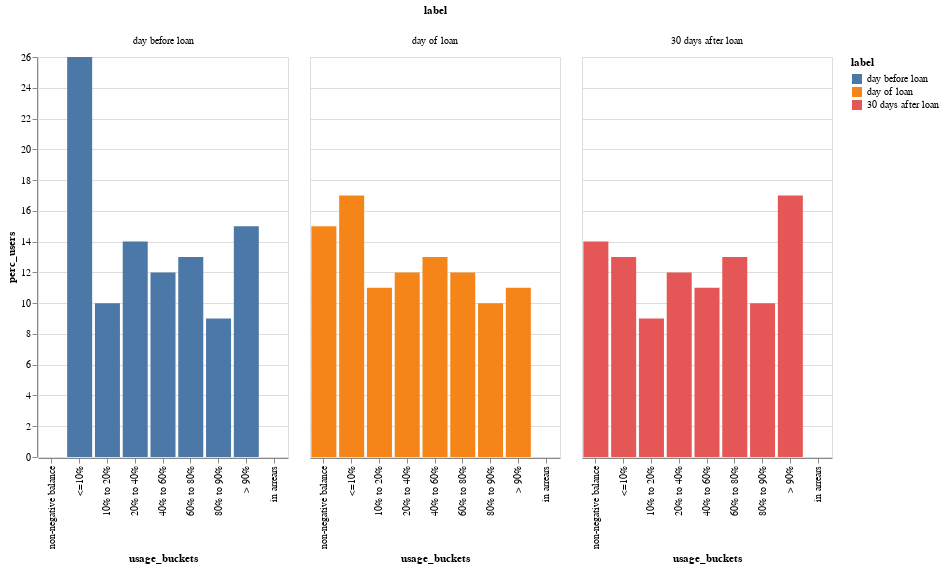

This figure's notebook cell:
### Code cell
af.column_multi(
    usage_df[usage_df["interest_split"] == "Interest below od"],
    "label",
    "usage_buckets",
    "perc_users",
    "label",
    250,
    400,
    "x",
)

### Figure 1 — Vega-Lite specification as saved in the notebook (floating-point values rounded to 4 significant figures)
{"config": {"view": {"continuousWidth": 400, "continuousHeight": 300}}, "data": {"name": "data-0632f78a0eb2f9af68802bb4a9986c9a"}, "mark": "bar", "encoding": {"color": {"type": "nominal", "field": "label"}, "column": {"type": "nominal", "field": "label"}, "tooltip": {"type": "quantitative", "field": "perc_users"}, "x": {"type": "nominal", "field": "usage_buckets", "sort": "x"}, "y": {"type": "quantitative", "field": "perc_users"}}, "height": 400, "width": 250, "$schema": "https://vega.github.io/schema/vega-lite/v4.8.1.json", "datasets": {"data-0632f78a0eb2f9af68802bb4a9986c9a": [{"interest_split": "Interest below od", "label": " day before loan", "usage_buckets": "  <=10%", "n_users": 275, "perc_users": 26}, {"interest_split": "Interest below od", "label": " day before loan", "usage_buckets": " 10% to 20%", "n_users": 109, "perc_users": 10}, {"interest_split": "Interest below od", "label": " day before loan", "usage_buckets": " 20% to 40%", "n_users": 150, "perc_users": 14}, {"interest_split": "Interest below od", "label": " day before loan", "usage_buckets": " 40% to 60%", "n_users": 131, "perc_users": 12}, {"interest_split": "Interest below od", "label": " day before loan", "usage_buckets": " 60% to 80%", "n_users": 137, "perc_users": 13}, {"interest_split": "Interest below od", "label": " day before loan", "usage_buckets": " 80% to 90%", "n_users": 99, "perc_users": 9}, {"interest_split": "Interest below od", "label": " day before loan", "usage_buckets": " > 90%", "n_users": 156, "perc_users": 15}, {"interest_split": "Interest below od", "label": " day before loan", "usage_buckets": "in arrears", "n_users": 3, "perc_users": 0}, {"interest_split": "Interest below od", "label": " day of loan", "usage_buckets": "   non-negative balance", "n_users": 157, "perc_users": 15}, {"interest_split": "Interest below od", "label": " day of loan", "usage_buckets": "  <=10%", "n_users": 175, "perc_users": 17}, {"interest_split": "Interest below od", "label": " day of loan", "usage_buckets": " 10% to 20%", "n_users": 112, "perc_users": 11}, {"interest_split": "Interest below od", "label": " day of loan", "usage_buckets": " 20% to 40%", "n_users": 131, "perc_users": 12}, {"interest_split": "Interest below od", "label": " day of loan", "usage_buckets": " 40% to 60%", "n_users": 136, "perc_users": 13}, {"interest_split": "Interest below od", "label": " day of loan", "usage_buckets": " 60% to 80%", "n_users": 131, "perc_users": 12}, {"interest_split": "Interest below od", "label": " day of loan", "usage_buckets": " 80% to 90%", "n_users": 103, "perc_users": 10}, {"interest_split": "Interest below od", "label": " day of loan", "usage_buckets": " > 90%", "n_users": 115, "perc_users": 11}, {"interest_split": "Interest below od", "label": "30 days after loan", "usage_buckets": "   non-negative balance", "n_users": 146, "perc_users": 14}, {"interest_split": "Interest below od", "label": "30 days after loan", "usage_buckets": "  <=10%", "n_users": 140, "perc_users": 13}, {"interest_split": "Interest below od", "label": "30 days after loan", "usage_buckets": " 10% to 20%", "n_users": 96, "perc_users": 9}, {"interest_split": "Interest below od", "label": "30 days after loan", "usage_buckets": " 20% to 40%", "n_users": 132, "perc_users": 12}, {"interest_split": "Interest below od", "label": "30 days after loan", "usage_buckets": " 40% to 60%", "n_users": 115, "perc_users": 11}, {"interest_split": "Interest below od", "label": "30 days after loan", "usage_buckets": " 60% to 80%", "n_users": 138, "perc_users": 13}, {"interest_split": "Interest below od", "label": "30 days after loan", "usage_buckets": " 80% to 90%", "n_users": 105, "perc_users": 10}, {"interest_split": "Interest below od", "label": "30 days after loan", "usage_buckets": " > 90%", "n_users": 185, "perc_users": 17}, {"interest_split": "Interest below od", "label": "30 days after loan", "usage_buckets": "in arrears", "n_users": 3, "perc_users": 0}]}}
